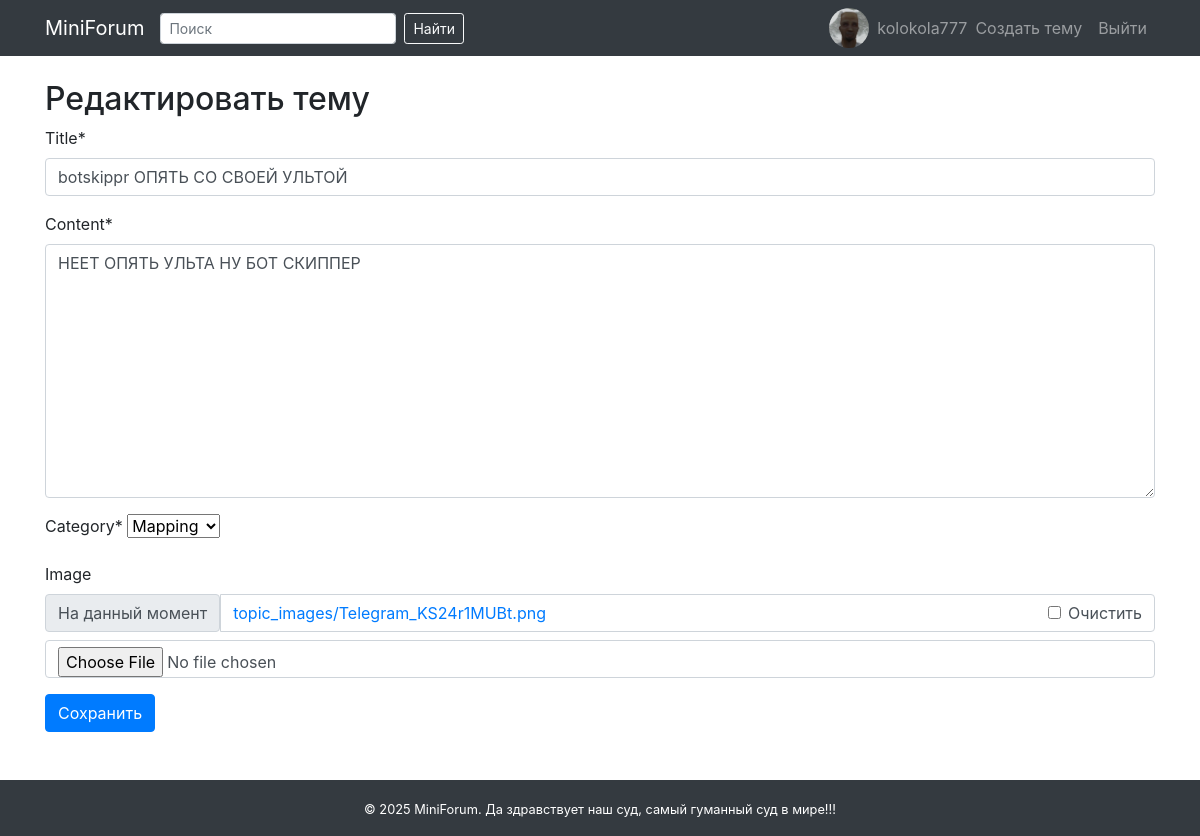
The page /topic/5/edit/ (signed in) on the database its author committed.
### forum/models.py (models this page shows, shortened)
class Topic(models.Model):
    title = models.CharField(max_length=200)
    content = models.TextField()
    image = models.ImageField(upload_to='topic_images/', blank=True, null=True)
    category = models.ForeignKey(Category, on_delete=models.CASCADE)
    author = models.ForeignKey(User, on_delete=models.CASCADE)
    created_at = models.DateTimeField(auto_now_add=True)
    views = models.PositiveIntegerField(default=0)
    likes = models.ManyToManyField(User, related_name='liked_topics', blank=True)

### forum/views.py (the view)
# urls.py: path('topic/<int:topic_id>/edit/', views.edit_topic, name='edit_topic'), # редактирование тем
@login_required
def edit_topic(request, topic_id):
    topic = get_object_or_404(Topic, id=topic_id)
    if topic.author != request.user:
        return HttpResponseForbidden()
    if request.method == 'POST':
        form = TopicForm(request.POST, request.FILES, instance=topic)
        if form.is_valid():
            form.save()
            return redirect('topic_detail', pk=topic.id)
    else:
        form = TopicForm(instance=topic)
    return render(request, 'forum/edit_topic.html', {'form': form, 'topic': topic})

### forum/forms.py
class TopicForm(forms.ModelForm):
    class Meta:
        model = Topic
        fields = ['title', 'content', 'category', 'image']

### forum/models.py (called while the page is built)
    def __str__(self):
        return self.name

### templates/forum/edit_topic.html (shortened to what this page needs)
{% extends 'base.html' %}
{% load crispy_forms_tags %}
{% block content %}
<h2>Редактировать тему</h2>
<form method="post" enctype="multipart/form-data">
    {{ form|crispy }}
    <button type="submit" class="btn btn-primary">Сохранить</button>
</form>
{% endblock %}

### templates/base.html (shortened to what this page needs)
<!DOCTYPE html>
<html lang="ru">
<head>
    <link rel="stylesheet" href="https://stackpath.bootstrapcdn.com/bootstrap/4.5.2/css/bootstrap.min.css">
</head>
<body>
<nav class="navbar navbar-expand-lg navbar-dark bg-dark">
    <div class="container">
        <a class="navbar-brand" href="{% url 'index' %}">MiniForum</a>
        <div class="collapse navbar-collapse" id="navbarNav">
            <form class="form-inline my-2 my-lg-0 mr-3" method="get" action="{% url 'index' %}">
                <input class="form-control form-control-sm mr-sm-2" type="search" placeholder="Поиск"
                       aria-label="Search" name="q" value="{{ query|default:'' }}">
                <button class="btn btn-outline-light btn-sm my-2 my-sm-0" type="submit">Найти</button>
            </form>
            <ul class="navbar-nav ml-auto">
                {% if user.is_authenticated %}
                <li class="nav-item d-flex align-items-center">
                    {% if user.profile.avatar %}
                    <img src="{{ user.profile.avatar.url }}" class="rounded-circle mr-2" width="40" height="40"
                         alt="avatar">
                    {% else %}
                    <img src="/media/avatars/default.png" class="rounded-circle mr-2" width="40" height="40"
                         alt="default avatar">
                    {% endif %}
                    <a class="nav-link p-0" href="#">{{ user.username }}</a>
                </li>
                <li class="nav-item">
                    <a class="nav-link" href="{% url 'create_topic' %}">Создать тему</a>
                </li>
                <li class="nav-item">
                    <form method="post" action="{% url 'logout' %}">
                        <button type="submit" class="nav-link btn btn-link" style="border: none;">Выйти</button>
                    </form>
                </li>
                {% endif %}
            </ul>
        </div>
    </div>
</nav>
<div class="container content-wrapper mt-4 mb-5">
    {% block content %}{% endblock %}
</div>
<footer class="bg-dark text-white py-3 mt-auto">
    <div class="container text-center">
        <small>© 2025 MiniForum. Да здравствует наш суд, самый гуманный суд в мире!!!</small>
    </div>
</footer>
</body>
</html>

### templates/base.html (style rules this page uses)
html, body { height: 100%; margin: 0; }
body { display: flex; flex-direction: column; }
.content-wrapper { flex: 1; }

### rows shown on the page
Topic: title "botskippr ОПЯТЬ СО СВОЕЙ УЛЬТОЙ", content "НЕЕТ ОПЯТЬ УЛЬТА НУ БОТ СКИППЕР", category "Mapping"

### other values the page prints
{{ user.username }} "kolokola777"
